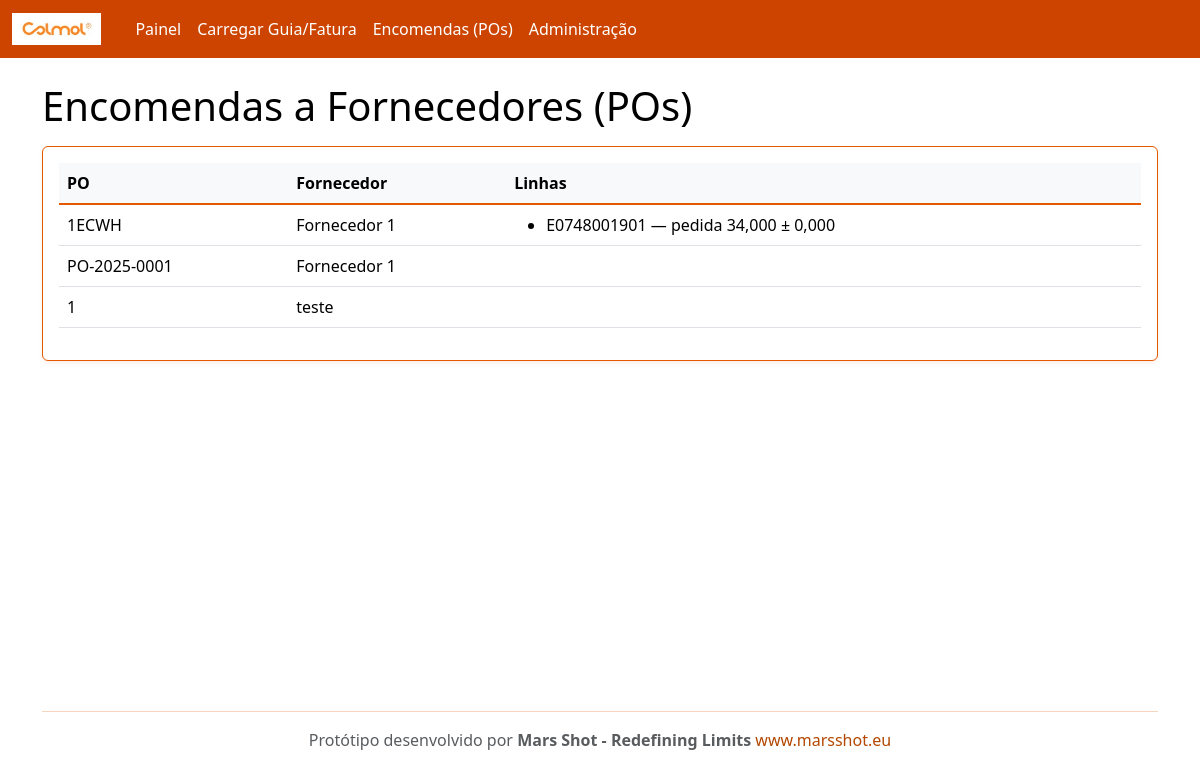
Page /po/ on the committed database.
### rececao/models.py (models this page shows, shortened)
class PurchaseOrder(models.Model):
    number = models.CharField(max_length=100, unique=True)
    supplier = models.ForeignKey(Supplier, on_delete=models.CASCADE, related_name='purchase_orders')
    created_at = models.DateTimeField(auto_now_add=True)

class Supplier(models.Model):
    name = models.CharField(max_length=200, unique=True)
    email = models.EmailField(blank=True, null=True)
    code = models.CharField(max_length=50, unique=True)

class POLine(models.Model):
    po = models.ForeignKey(PurchaseOrder, on_delete=models.CASCADE, related_name='lines')
    internal_sku = models.CharField(max_length=120)  # código interno Colmol
    description = models.CharField(max_length=255, blank=True)
    unit = models.CharField(max_length=20, default='UN')
    qty_ordered = models.DecimalField(max_digits=12, decimal_places=3)
    tolerance = models.DecimalField(max_digits=6, decimal_places=3, default=0)  # tolerância admitida
    class Meta:
        unique_together = ('po','internal_sku')

### rececao/views.py (the view)
# urls.py: path('po/', views.po_list, name='po_list'),
def po_list(request):
    pos = PurchaseOrder.objects.all().order_by('-id')
    return render(request, 'po_list.html', {'pos': pos})

### templates/po_list.html
{% extends "base.html" %}
{% block content %}
<h1>Encomendas a Fornecedores (POs)</h1>
<div class="card p-3 mt-3">
  <table class="table table-hover">
    <thead><tr><th>PO</th><th>Fornecedor</th><th>Linhas</th></tr></thead>
    <tbody>
      {% for p in pos %}
      <tr>
        <td>{{ p.number }}</td>
        <td>{{ p.supplier.name }}</td>
        <td>
          <ul class="mb-0">
          {% for l in p.lines.all %}
            <li>{{ l.internal_sku }} — pedida {{ l.qty_ordered }} ± {{ l.tolerance }}</li>
          {% endfor %}
          </ul>
        </td>
      </tr>
      {% empty %}
      <tr><td colspan="3">Sem POs. Use o admin para criar dados de exemplo.</td></tr>
      {% endfor %}
    </tbody>
  </table>
</div>
{% endblock %}

### rows in the picture
PurchaseOrder: number "1ECWH", supplier.name "Fornecedor 1"
POLine: internal_sku "E0748001901", qty_ordered "34,000", tolerance "0,000"
PurchaseOrder: number "PO-2025-0001", supplier.name "Fornecedor 1"
PurchaseOrder: number "1", supplier.name "teste"
